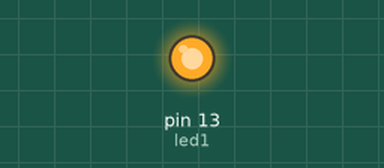
The sketch below on a simulated Arduino Uno, built with avr-gcc and run on an emulated ATmega328P. Parts: output pins drawn as LEDs (lit = HIGH).

Above: at 1.0 s.
At 3.0 s:
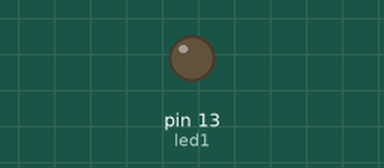
Timing chart, 0 to 5.2 s (numbered marks = the images above):
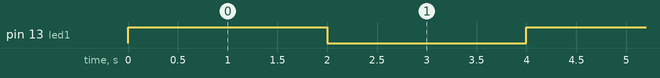

The sketch:

Blink.ino
```cpp
/*
 * Blinks two LEDs when motion detected
 */

//variables
int led1 = 13;
int wait = 2000; //500ms = 1/2s

void setup()
{
  // put your setup code here, to run once:
  pinMode(led1, OUTPUT);
}

void loop()
{
  // put your main code here, to run repeatedly:

  digitalWrite(led1, HIGH);
  delay(wait);
  digitalWrite(led1, LOW);
  delay(wait);
}
```

Measured:
- by itself, pin 13 (led1): alternates HIGH for 2.0 s and LOW for 2.0 s
